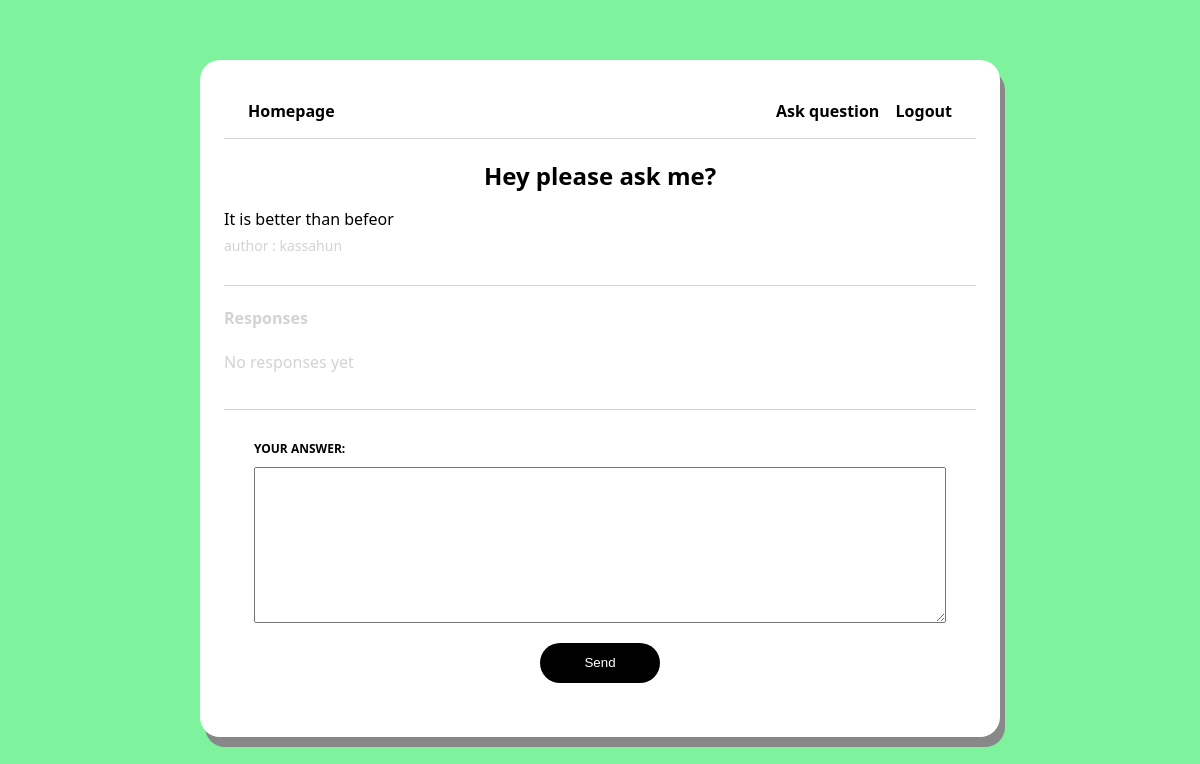
/question/2/ (signed in), run on an earlier commit of the app's database.
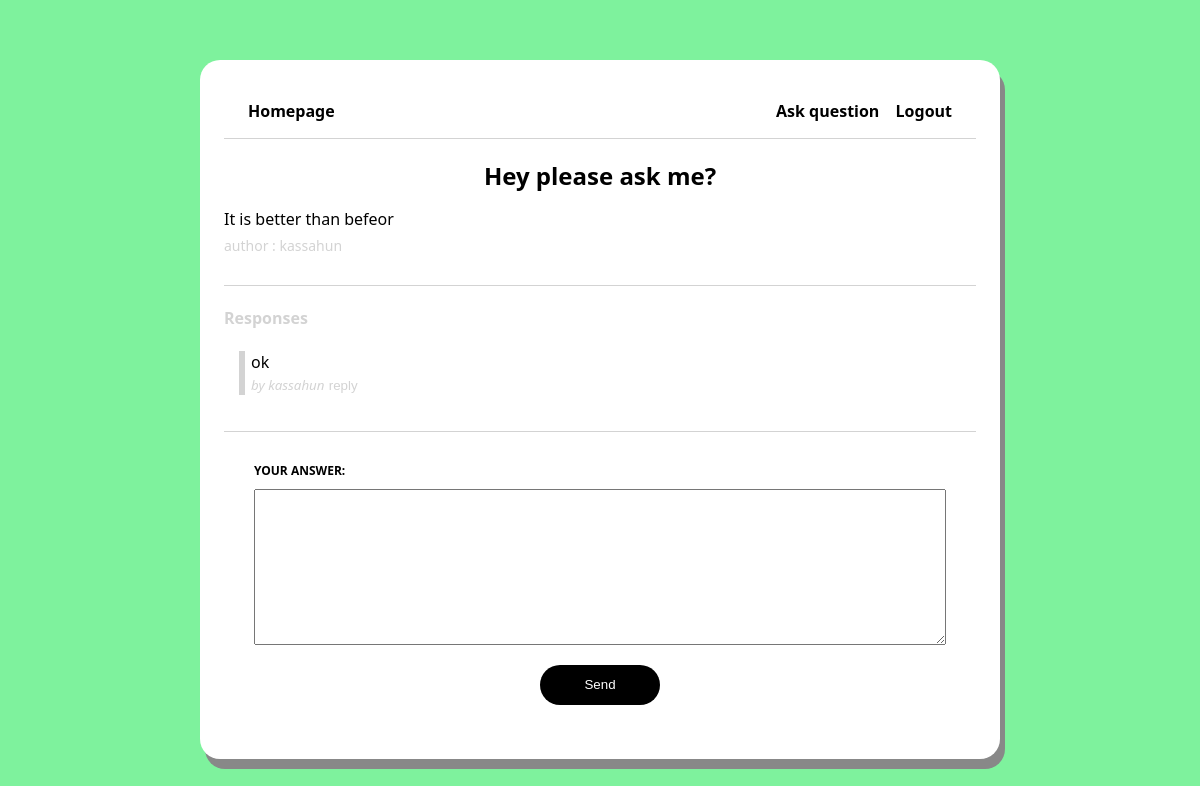
And on a later commit of the database.
### knowledge_portal/models.py (models this page shows, shortened)
class Response(models.Model):
    user = models.ForeignKey(User, null=False, on_delete=models.CASCADE)
    question = models.ForeignKey(Question, null=False, on_delete=models.CASCADE, related_name='responses')
    parent = models.ForeignKey('self', null=True, blank=True, on_delete=models.CASCADE)
    body = models.TextField(null=False)
    created_at = models.DateTimeField(auto_now_add=True)
    updated_at = models.DateTimeField(auto_now=True)
    def get_responses(self):
        return Response.objects.filter(parent=self)

### knowledge_portal/views.py (the view, shortened to what this page needs)
# urls.py: path('question/<int:id>/', views.questionPage, name='question'),
@login_required
def questionPage(request, id):
    response_form = NewResponseForm()
    reply_form = NewReplyForm()
    question = Question.objects.get(id=id)
    context = {
        'question': question,
        'response_form': response_form,
        'reply_form': reply_form,
    }
    return render(request, 'knowledge_portal/question.html', context)

### knowledge_portal/forms.py
class NewResponseForm(forms.ModelForm):
    class Meta:
        model = Response
        fields = ['body']

class NewReplyForm(forms.ModelForm):
    class Meta:
        model = Response
        fields = ['body']
        widgets = {
            'body': forms.Textarea(attrs={
                'rows': 2,
                'placeholder': 'What are your thoughts?'
            })
        }

### knowledge_portal/models.py (called while the page is built)
    def get_responses(self):
        return self.responses.filter(parent=None)

### knowledge_portal/templates/Knowledge_portal/question.html (shortened to what this page needs)
{% extends 'knowledge_portal/page.html' %}
{% block content %}
<div class="page question-page">
<h2 class="question-title">{{question.title}}</h2>
<p class="question-body">{{question.body}}</p>
<span class="question-author">author : {{question.author.username}}</span>
<div class="responses-container">
  <h4 class="responses-container-heading">Responses</h4>
  {% if not question.responses.all %}
    <p class="no-responses-text">No responses yet</p>
  {% else %}
    {% for response in question.get_responses %}
      {% include 'knowledge_portal/response.html' with response=response %}
    {% endfor %}
  {% endif %}
</div>
{% if user.is_authenticated %}
<form method="POST" action="" class="response-form">
<div class="fieldWrapper">
  <label for="{{response_form.body.id_for_label}}">Your answer:</label>
  {{response_form.body}}
</div>
<input type="submit" value="Send" class="submit-button"/>
</form>
{% endif %}
</div>
{% endblock %}

### knowledge_portal/templates/Knowledge_portal/response.html (shortened to what this page needs)
<blockquote id="{{response.id}}">
    <p class="response-body">{{response.body}}</p>
    <small class="response-author">by {{response.user.username}}</small>
    {% if user.is_authenticated %}
      <button class="reply-button" onclick="handleReplyButton('{{response.id}}')">Reply</button>
    {% endif %}
</blockquote>

What changed in the data, as far as the page shows it:
added Response: body "ok", user.username "kassahun"
Also different on the page:
text no longer shown: "No responses yet"
